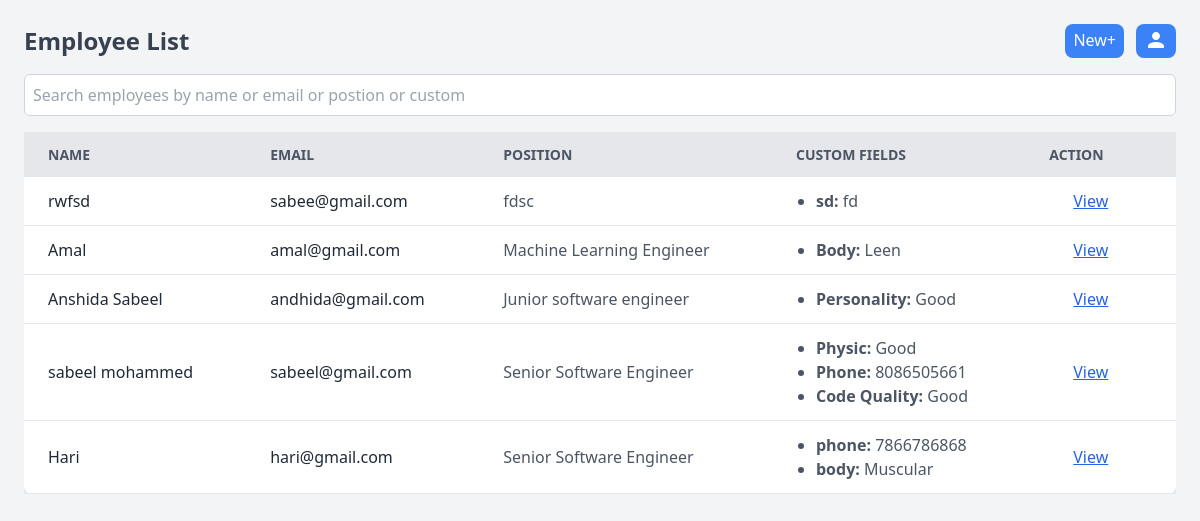
The app's page /employees/list/ (signed in), older data.
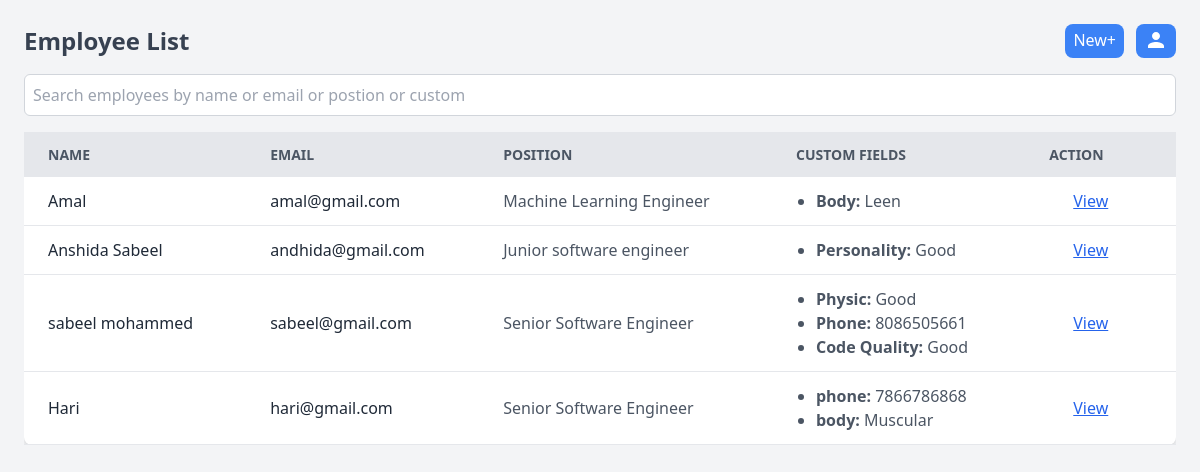
The same page, newer data.
### employees/models.py (models this page shows, shortened)
class Employee(models.Model):
    id = models.UUIDField(primary_key=True, default=uuid.uuid4, editable=False)
    name = models.CharField(max_length=100)
    email = models.EmailField(unique=True)
    position = models.CharField(max_length=100)
    custom_fields = models.JSONField(null=True,blank=True)  # Custom fields storage
    user = models.ForeignKey(CustomUser,on_delete=models.CASCADE)
    field_order = models.JSONField(null=True, blank=True)
    created_at = models.DateTimeField(auto_now_add=True)
    updated_at = models.DateTimeField(auto_now=True)

### employees/views.py (the view, shortened to what this page needs)
# urls.py: path('list/', EmployeesList.as_view(), name='employee_list'),
class EmployeesList(View):
    @method_decorator(never_cache)
    @method_decorator(login_required)
    def get(self, request):
        employees = Employee.objects.filter(user=request.user).order_by('-created_at')
        search_term = request.GET.get('search', '')
        if request.headers.get('X-Requested-With') == 'XMLHttpRequest':
            html = render_to_string('employee_table_rows.html', {'employees': employees})
            return JsonResponse({'html': html})
        context = {
            'employees': employees,
            'search_term': search_term,
        }
        return render(request, 'employee_list.html', context)

### templates/employee_list.html (shortened to what this page needs)
<!DOCTYPE html>
<html lang="en">
<head>
  <link href="https://cdn.jsdelivr.net/npm/tailwindcss@2.2.19/dist/tailwind.min.css" rel="stylesheet">
</head>
<body class="bg-gray-100">
  <div class="p-6 bg-gray-100 h-screen">
    <div class="flex justify-between items-center mb-4">
      <h2 class="text-2xl font-semibold text-gray-700">Employee List</h2>
      <div class="flex gap-3">
        <a href="{% url 'employee_create' %}" class="bg-blue-500 px-2 py-1 text-white rounded-lg">New+</a>
        <button onclick="openDashboardModal()" class="bg-blue-500 px-2 py-1 text-white rounded-lg">
          <svg xmlns="http://www.w3.org/2000/svg" class="w-6 h-6 inline-block fill-current text-white" viewBox="0 0 24 24">
            <path d="M12 12c2.67 0 8 1.34 8 4v2H4v-2c0-2.66 5.33-4 8-4zm0-2c-2.21 0-4-1.79-4-4s1.79-4 4-4 4 1.79 4 4-1.79 4-4 4z"/>
          </svg>
        </button>
      </div>
    </div>
    <input
      type="text"
      name="search"
      value="{{ search_term }}"
      placeholder="Search employees by name or email or postion or custom"
      class="w-full p-2 mb-4 border border-gray-300 rounded-md focus:outline-none focus:ring-2 focus:ring-blue-500"
      id="search-input"
    />
    <div class="overflow-x-auto">
      <table class="min-w-full bg-white rounded-lg shadow-md">
        <thead>
          <tr class="bg-gray-200 text-gray-600 uppercase text-sm leading-normal">
            <th class="py-3 px-6 text-left">Name</th>
            <th class="py-3 px-6 text-left">Email</th>
            <th class="py-3 px-6 text-left">Position</th>
            <th class="py-3 px-6 text-left">Custom Fields</th>
            <th class="py-3 px-6 text-left">Action</th>
          </tr>
        </thead>
        <tbody id="employee-table-body">
          {% for employee in employees %}
          <tr class="border-b border-gray-200 hover:bg-gray-100">
            <td class="py-3 px-6 text-gray-800">{{ employee.name }}</td>
            <td class="py-3 px-6 text-gray-800">{{ employee.email }}</td>
            <td class="py-3 px-6 text-gray-600">{{ employee.position }}</td>
            <td class="py-3 px-6 text-gray-600">
              {% if employee.custom_fields %}
                  <ul class="list-disc ml-5">
                      {% for field, value in employee.custom_fields.items %}
                          <li><strong>{{ field }}:</strong> {{ value }}</li>
                      {% endfor %}
                  </ul>
              {% else %}
                  <span>No custom fields</span>
              {% endif %}
          </td>
            <td class="py-3 px-6 text-gray-600">
                <a href="{% url 'employee_view' employee.id %}" class="py-3 px-6 text-blue-600 underline">View</a>
            </td>
          </tr>
          {% endfor %}
        </tbody>
      </table>
    </div>
  </div>
</body>
</html>

Row changes from the older to the newer data that the page shows:
removed Employee: name "rwfsd", email "sabee@gmail.com", position "fdsc", custom_fields "sd", custom_fields "fd"
